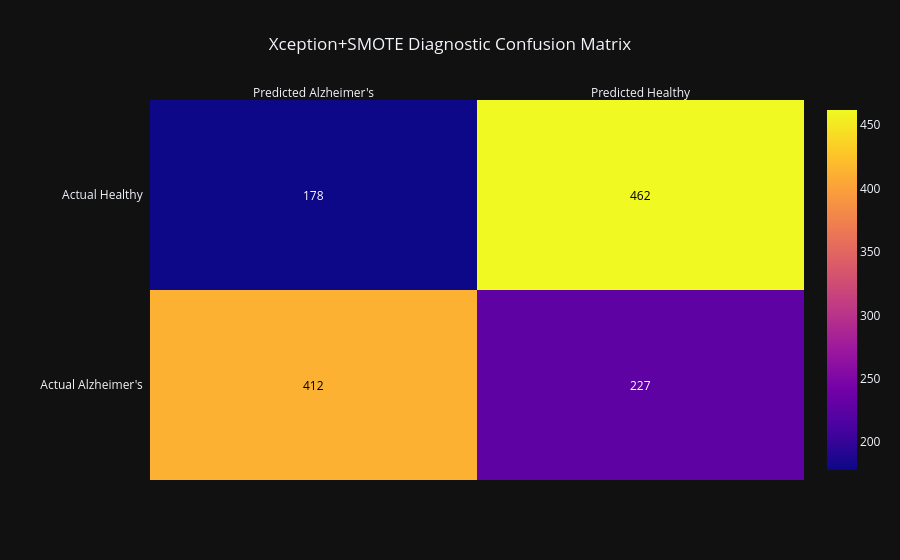

Notebook cell for this chart:
### Markdown cell above
## 5. Final Clinical Matrix
Evaluating the model against the pure, untouched testing set. By analyzing the Plotly Confusion Matrix, we can verify if SMOTE successfully improved our sensitivity to early-stage Alzheimer's cases without causing mass false positives.

### Code cell
print("\n--- FINAL XCEPTION + SMOTE EVALUATION ---")

# Generate Predictions
predictions = model.predict(X_test)
predicted_classes = (predictions >= 0.5).astype(int).flatten()

# Text Report
target_names = ['Healthy (0)', "Alzheimer's (1)"]
print(classification_report(y_test, predicted_classes, target_names=target_names))

# --- PLOTLY CONFUSION MATRIX ---
cm = confusion_matrix(y_test, predicted_classes)

z = [[cm[1][1], cm[1][0]], 
     [cm[0][1], cm[0][0]]]
x = ['Predicted Alzheimer\'s', 'Predicted Healthy']
y = ['Actual Alzheimer\'s', 'Actual Healthy']

fig_cm = ff.create_annotated_heatmap(
    z, x=x, y=y, 
    colorscale='Plasma', 
    showscale=True
)

fig_cm.update_layout(
    title_text='Xception+SMOTE Diagnostic Confusion Matrix',
    title_x=0.5,
    template="plotly_dark",
    margin=dict(t=100, l=150)
)

fig_cm.show()

### Figure 1 — Plotly figure (JSON) as saved in the notebook; plotly's stock layout.template omitted (floating-point values rounded to 4 significant figures)
{"data": [{"colorscale": [[0, "#0d0887"], [0.1111, "#46039f"], [0.2222, "#7201a8"], [0.3333, "#9c179e"], [0.4444, "#bd3786"], [0.5556, "#d8576b"], [0.6667, "#ed7953"], [0.7778, "#fb9f3a"], [0.8889, "#fdca26"], [1, "#f0f921"]], "reversescale": false, "showscale": true, "type": "heatmap", "x": ["Predicted Alzheimer's", "Predicted Healthy"], "y": ["Actual Alzheimer's", "Actual Healthy"], "z": [[412, 227], [178, 462]]}], "layout": {"annotations": [{"font": {"color": "#000000"}, "showarrow": false, "text": "412", "x": "Predicted Alzheimer's", "xref": "x", "y": "Actual Alzheimer's", "yref": "y"}, {"font": {"color": "#FFFFFF"}, "showarrow": false, "text": "227", "x": "Predicted Healthy", "xref": "x", "y": "Actual Alzheimer's", "yref": "y"}, {"font": {"color": "#FFFFFF"}, "showarrow": false, "text": "178", "x": "Predicted Alzheimer's", "xref": "x", "y": "Actual Healthy", "yref": "y"}, {"font": {"color": "#000000"}, "showarrow": false, "text": "462", "x": "Predicted Healthy", "xref": "x", "y": "Actual Healthy", "yref": "y"}], "margin": {"l": 150, "t": 100}, "title": {"text": "Xception+SMOTE Diagnostic Confusion Matrix", "x": 0.5}, "xaxis": {"dtick": 1, "gridcolor": "rgb(0, 0, 0)", "side": "top", "ticks": ""}, "yaxis": {"dtick": 1, "ticks": "", "ticksuffix": "  "}}}
